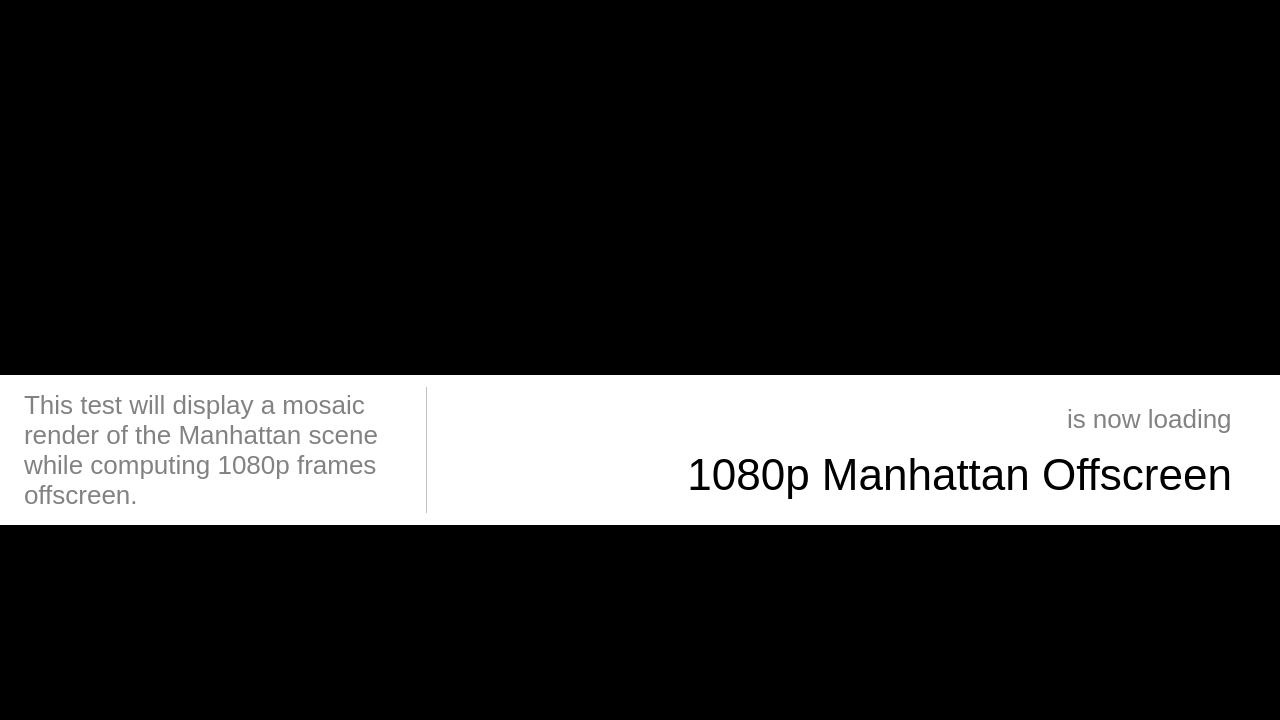
<?xml version="1.0" encoding="UTF-8"?>
<ui version="4.0">
 <class>LoadingScreen</class>
 <widget class="QWidget" name="LoadingScreen">
  <property name="geometry">
   <rect>
    <x>0</x>
    <y>0</y>
    <width>1280</width>
    <height>720</height>
   </rect>
  </property>
  <property name="sizePolicy">
   <sizepolicy hsizetype="Expanding" vsizetype="Expanding">
    <horstretch>0</horstretch>
    <verstretch>0</verstretch>
   </sizepolicy>
  </property>
  <property name="windowTitle">
   <string>Form</string>
  </property>
  <property name="styleSheet">
   <string notr="true">QWidget
{
	background-color: #fff;
}

QWidget#contentWidget
{
	background-color: #000;
}

QLabel#descriptionLabel
{
	color: #828282;
	font-size: 26px;
}

QProgressBar
{
	border: none;
	text-align: left;
	background-color:#000;
	color: #fff;
	font-size: 8px;
}

QProgressBar::chunk
{
	background-color: #54abe7;
}

QLabel#testNameLabel
{
	color: #000;
	font-size: 44px;
}

QLabel#verticalLine
{
	background-color: #bfbfbf;
}

QLabel#logoLabel
{
	border-image: url(:/logo.png) 0 0 0 0 stretch stretch;
}

QLabel#loadingTextLabel
{
	color: #828282;
	font-size: 26px;
}</string>
  </property>
  <layout class="QVBoxLayout" name="verticalLayout_2">
   <property name="spacing">
    <number>0</number>
   </property>
   <property name="leftMargin">
    <number>0</number>
   </property>
   <property name="topMargin">
    <number>0</number>
   </property>
   <property name="rightMargin">
    <number>0</number>
   </property>
   <property name="bottomMargin">
    <number>0</number>
   </property>
   <item>
    <widget class="QWidget" name="contentWidget" native="true">
     <layout class="QVBoxLayout" name="verticalLayout_3" stretch="2,0,1">
      <property name="spacing">
       <number>0</number>
      </property>
      <property name="leftMargin">
       <number>0</number>
      </property>
      <property name="topMargin">
       <number>0</number>
      </property>
      <property name="rightMargin">
       <number>0</number>
      </property>
      <property name="bottomMargin">
       <number>0</number>
      </property>
      <item>
       <spacer name="verticalSpacer">
        <property name="orientation">
         <enum>Qt::Vertical</enum>
        </property>
        <property name="sizeHint" stdset="0">
         <size>
          <width>20</width>
          <height>40</height>
         </size>
        </property>
       </spacer>
      </item>
      <item>
       <widget class="QWidget" name="infoPanel" native="true">
        <layout class="QVBoxLayout" name="verticalLayout_4">
         <property name="spacing">
          <number>0</number>
         </property>
         <property name="leftMargin">
          <number>0</number>
         </property>
         <property name="topMargin">
          <number>0</number>
         </property>
         <property name="rightMargin">
          <number>0</number>
         </property>
         <property name="bottomMargin">
          <number>0</number>
         </property>
         <item>
          <widget class="QWidget" name="textPanel" native="true">
           <property name="minimumSize">
            <size>
             <width>0</width>
             <height>150</height>
            </size>
           </property>
           <property name="maximumSize">
            <size>
             <width>16777215</width>
             <height>150</height>
            </size>
           </property>
           <layout class="QHBoxLayout" name="horizontalLayout_2" stretch="1,0,2">
            <property name="spacing">
             <number>0</number>
            </property>
            <property name="leftMargin">
             <number>24</number>
            </property>
            <property name="topMargin">
             <number>12</number>
            </property>
            <property name="rightMargin">
             <number>48</number>
            </property>
            <property name="bottomMargin">
             <number>12</number>
            </property>
            <item>
             <widget class="QLabel" name="descriptionLabel">
              <property name="text">
               <string>This test will display a mosaic render of the Manhattan scene while computing 1080p frames offscreen.</string>
              </property>
              <property name="wordWrap">
               <bool>true</bool>
              </property>
             </widget>
            </item>
            <item>
             <widget class="QLabel" name="verticalLine">
              <property name="minimumSize">
               <size>
                <width>1</width>
                <height>0</height>
               </size>
              </property>
              <property name="maximumSize">
               <size>
                <width>1</width>
                <height>16777215</height>
               </size>
              </property>
              <property name="text">
               <string/>
              </property>
             </widget>
            </item>
            <item>
             <widget class="QWidget" name="rightPanel" native="true">
              <layout class="QVBoxLayout" name="verticalLayout_5">
               <property name="spacing">
                <number>0</number>
               </property>
               <property name="leftMargin">
                <number>0</number>
               </property>
               <property name="topMargin">
                <number>0</number>
               </property>
               <property name="rightMargin">
                <number>0</number>
               </property>
               <property name="bottomMargin">
                <number>0</number>
               </property>
               <item>
                <layout class="QHBoxLayout" name="horizontalLayout" stretch="1,0">
                 <property name="spacing">
                  <number>6</number>
                 </property>
                 <item>
                  <spacer name="horizontalSpacer">
                   <property name="orientation">
                    <enum>Qt::Horizontal</enum>
                   </property>
                   <property name="sizeType">
                    <enum>QSizePolicy::Minimum</enum>
                   </property>
                   <property name="sizeHint" stdset="0">
                    <size>
                     <width>40</width>
                     <height>20</height>
                    </size>
                   </property>
                  </spacer>
                 </item>
                 <item>
                  <widget class="QLabel" name="loadingTextLabel">
                   <property name="sizePolicy">
                    <sizepolicy hsizetype="Minimum" vsizetype="Preferred">
                     <horstretch>0</horstretch>
                     <verstretch>0</verstretch>
                    </sizepolicy>
                   </property>
                   <property name="text">
                    <string>is now loading</string>
                   </property>
                  </widget>
                 </item>
                </layout>
               </item>
               <item>
                <widget class="QLabel" name="testNameLabel">
                 <property name="text">
                  <string>1080p Manhattan Offscreen</string>
                 </property>
                 <property name="alignment">
                  <set>Qt::AlignRight|Qt::AlignTop|Qt::AlignTrailing</set>
                 </property>
                </widget>
               </item>
              </layout>
             </widget>
            </item>
           </layout>
          </widget>
         </item>
         <item>
          <widget class="QProgressBar" name="progressBar">
           <property name="minimumSize">
            <size>
             <width>0</width>
             <height>8</height>
            </size>
           </property>
           <property name="maximumSize">
            <size>
             <width>16777215</width>
             <height>8</height>
            </size>
           </property>
           <property name="value">
            <number>0</number>
           </property>
           <property name="textVisible">
            <bool>false</bool>
           </property>
          </widget>
         </item>
        </layout>
       </widget>
      </item>
      <item>
       <spacer name="verticalSpacer_2">
        <property name="orientation">
         <enum>Qt::Vertical</enum>
        </property>
        <property name="sizeType">
         <enum>QSizePolicy::Minimum</enum>
        </property>
        <property name="sizeHint" stdset="0">
         <size>
          <width>20</width>
          <height>40</height>
         </size>
        </property>
       </spacer>
      </item>
     </layout>
    </widget>
   </item>
  </layout>
 </widget>
 <resources>
  <include location="resources.qrc"/>
 </resources>
 <connections/>
</ui>
